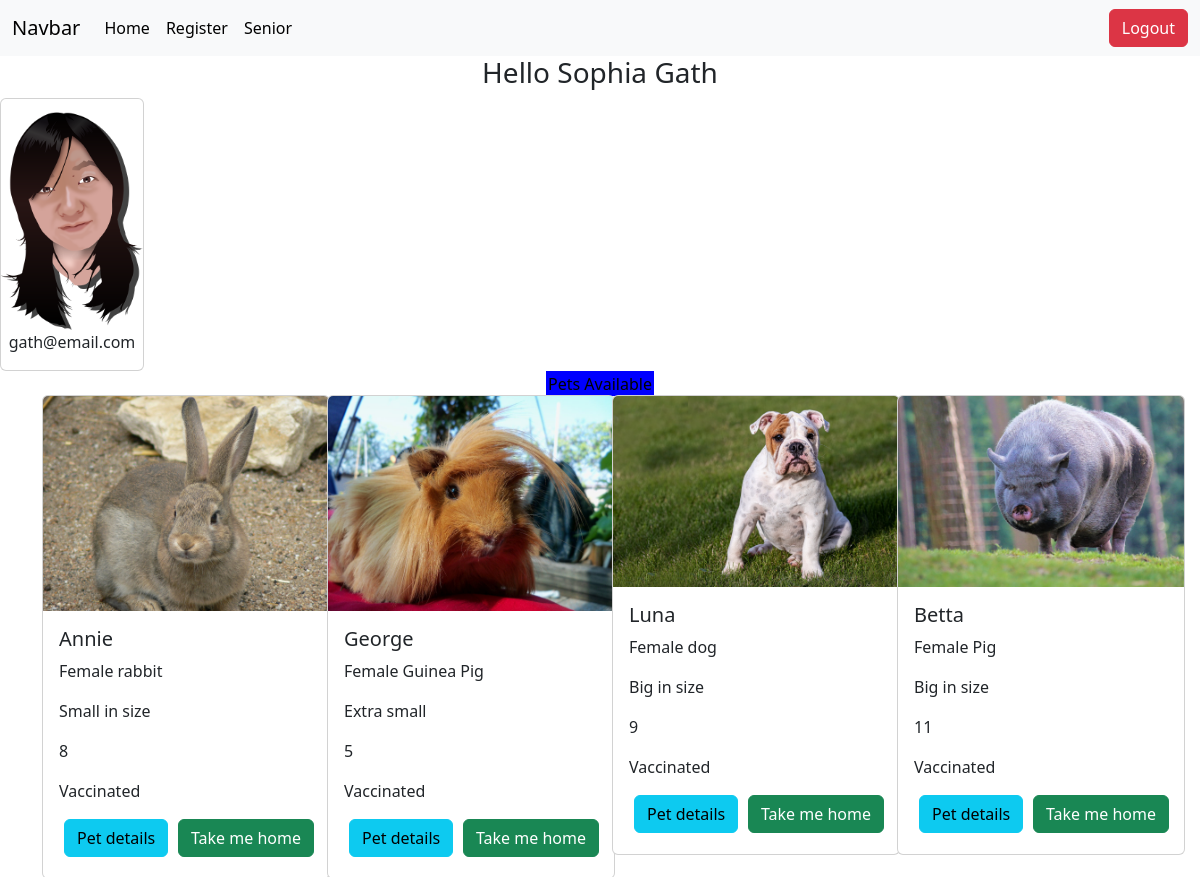
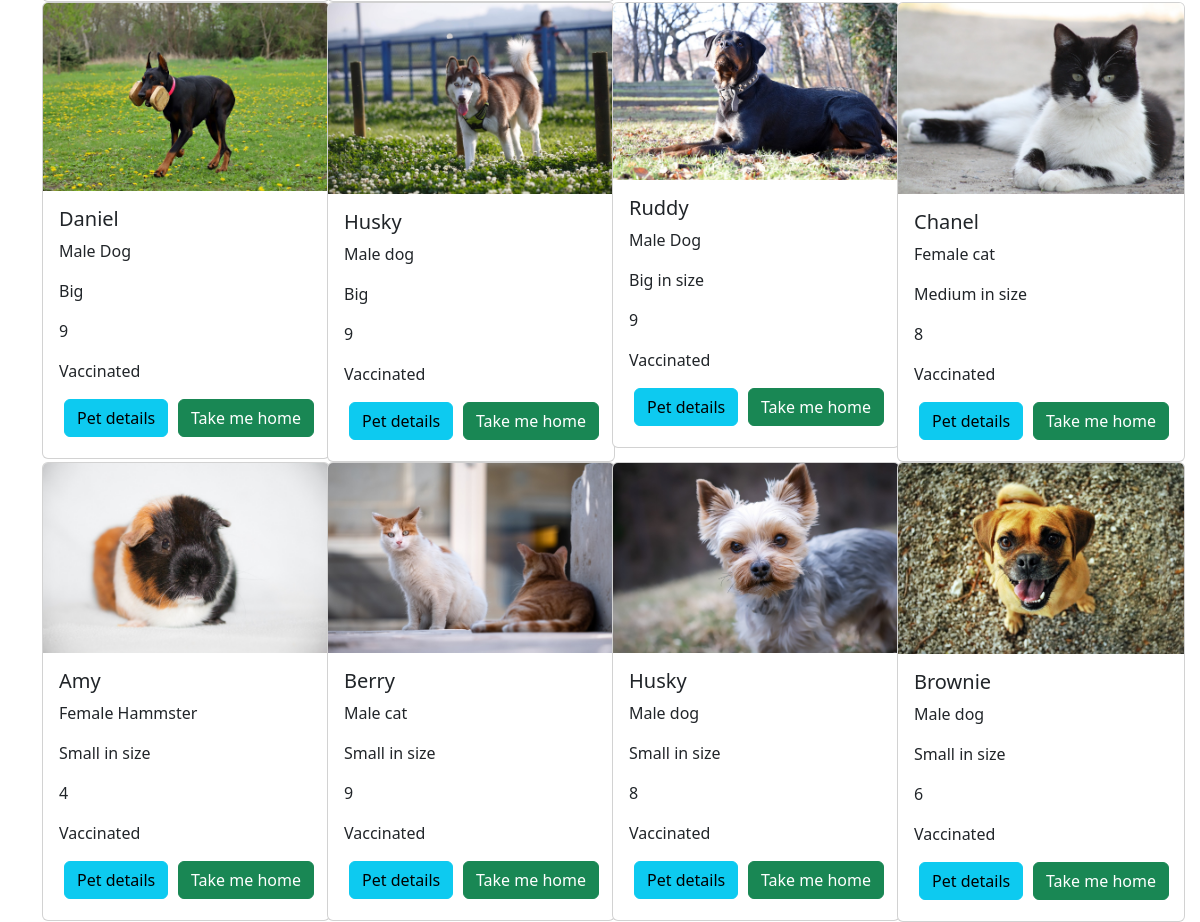
Page /ebewd2_cr5_nicholas/home.php (signed in) on the committed database (2 pictures, top to bottom).
### tables this page shows
CREATE TABLE `users` (
  `id` int(11) NOT NULL,
  `first_name` varchar(255) NOT NULL,
  `last_name` varchar(255) NOT NULL,
  `password` varchar(255) NOT NULL,
  `date_of_birth` date NOT NULL,
  `email` varchar(255) NOT NULL,
  `phone_number` varchar(100) NOT NULL,
  `address` varchar(100) NOT NULL,
  `picture` varchar(255) NOT NULL,
  `status` varchar(255) NOT NULL
);

CREATE TABLE `products` (
  `id` int(11) NOT NULL,
  `name` varchar(255) NOT NULL,
  `gender` varchar(100) NOT NULL,
  `size` varchar(150) NOT NULL,
  `age` int(100) NOT NULL,
  `vaccine:` varchar(100) NOT NULL,
  `picture` varchar(255) DEFAULT NULL,
  `fk_supplier` int(11) DEFAULT NULL
);

### ebewd2_cr5_nicholas/home.php (the view, shortened to what this page needs)
<?php
require_once "db_connect.php";
$id = $_SESSION["user"];
$sql = "SELECT * FROM `users` WHERE id = {$id}";
$result = mysqli_query($conn, $sql);
$row = mysqli_fetch_assoc($result);
$sqlProducts = "SELECT * FROM `products`";
$pResult = mysqli_query($conn, $sqlProducts);
$layout = "";
if(mysqli_num_rows($pResult) == 0) {
  $layout .= "No results found";
} else {
  $prows = mysqli_fetch_all($pResult, MYSQLI_ASSOC);
  foreach ( $prows as $prow) {
      $layout .= "
      <div>
      <div class='card' style='width: 18rem;'>
      <img src='images/{$prow["picture"]}' class='card-img-top' alt='...'>
      <div class='card-body'>
        <h5 class='card-title'>{$prow["name"]}</h5>
        <p class='card-text'>{$prow["gender"]}</p>
          <p class='card-text'>{$prow["size"]}</p>
          <p class='card-text'>{$prow["age"]}</p>
          <p class='card-text'>{$prow["vaccine:"]}</p>
          <div class='buttons' style='space between;'>
        <a href='details.php?id={$prow["id"]}' class='btn btn-info'>Pet details</a>
         <a href='Adopted.php?id={$prow["id"]}' class='btn btn-success'>Take me home</a>
        </div>
      </div>
    </div>
    </div>";
  }
}
?>
<!DOCTYPE html>
<html lang="en">
<head>
    <link href="https://cdn.jsdelivr.net/npm/bootstrap@5.3.3/dist/css/bootstrap.min.css" rel="stylesheet" integrity=
    "sha384-QWTKZyjpPEjISv5WaRU9OFeRpok6YctnYmDr5pNlyT2bRjXh0JMhjY6hW+ALEwIH">
</head>
<body>
<?php require_once "components/navbar.php"; ?>
<h3 class="text-center">Hello <?= $row["first_name"] . " " . $row["last_name"] ?></h3>
<div class='card' style='width: 9rem;'>
        <img src='../images/<?= $row["picture"] ?>' class='card-img-top' alt='...'>
        <p class='text-center'><?= $row["email"] ?></>
</div>
<div id='content' style="text-align: center;">
  <a class='pets' href='available_pets.php'>Pets Available</a>
</div>
<div class='container'>
        <div class='row row-cols-xm-2, row-cols-md-3, row-cols-xl-4'>
            <?= $layout ?>
        </div>
    </div>
</body>
</html>

### ebewd2_cr5_nicholas/components/navbar.php (shortened to what this page needs)
<nav class="navbar navbar-expand-lg bg-body-tertiary">
  <div class="container-fluid">
    <a class="navbar-brand" href="#">Navbar</a>
    <div class="collapse navbar-collapse" id="navbarSupportedContent">
      <ul class="navbar-nav me-auto mb-2 mb-lg-0">
        <li class="nav-item">
          <a class="nav-link active" aria-current="page" href="/home.php">Home</a>
          <li class="nav-item">
          <a class="nav-link active" aria-current="page" href="/register.php">Register</a>
          <li class="nav-item">
          <a class="nav-link active" aria-current="page" href="/senior.php">Senior</a>
        </li>
         </ul>
         <?php
          if(isset($_SESSION["user"]) || isset($_SESSION["adm"])){
            ?>
        <div class="d-flex">
            <a class="btn btn-danger" href="/logout.php?logout">Logout</a>
        </div>
        <?php } ?>
    </div>
  </div>
</nav>

### ebewd2_cr5_nicholas/home.php (style rules this page uses)
.buttons { display: flex; justify-content: space-between; width: 250px; }
.buttons { flex: 5; margin: 5px; }
#content a { color: black; background-color: blue; text-decoration: none; padding: 0.1rem; }

### rows in the picture
users: first_name "Sophia", last_name "Gath", picture (placeholder picture), email "gath@email.com"
products: picture (picture), name "Annie", gender "Female rabbit", size "Small in size", age "8", value "Vaccinated"
products: picture (picture), name "George", gender "Female Guinea Pig", size "Extra small", age "5", value "Vaccinated"
products: picture (picture), name "Luna", gender "Female dog", size "Big in size", age "9", value "Vaccinated"
products: picture (picture), name "Betta", gender "Female Pig", size "Big in size", age "11", value "Vaccinated"
products: picture (picture), name "Daniel", gender "Male Dog", size "Big", age "9", value "Vaccinated"
products: picture (picture), name "Husky", gender "Male dog", size "Big", age "9", value "Vaccinated"
products: picture (picture), name "Ruddy", gender "Male Dog", size "Big in size", age "9", value "Vaccinated"
products: picture (picture), name "Chanel", gender "Female cat", size "Medium in size", age "8", value "Vaccinated"
products: picture (picture), name "Amy", gender "Female Hammster", size "Small in size", age "4", value "Vaccinated"
products: picture (picture), name "Berry", gender "Male cat", size "Small in size", age "9", value "Vaccinated"
products: picture (picture), name "Husky", gender "Male dog", size "Small in size", age "8", value "Vaccinated"
products: picture (picture), name "Brownie", gender "Male dog", size "Small in size", age "6", value "Vaccinated"
